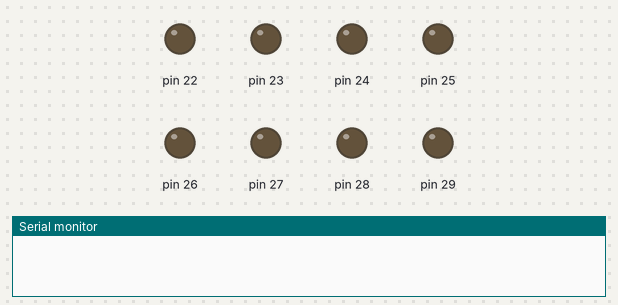
This sketch was run on a simulated Arduino Mega 2560, built with avr-gcc and run on an emulated ATmega2560. Parts: output pins drawn as LEDs (lit = HIGH), the last lines printed to the serial monitor. Random numbers use the default seed unless the sketch sets one.

Above: at 0.1 s.
At 3.1 s:
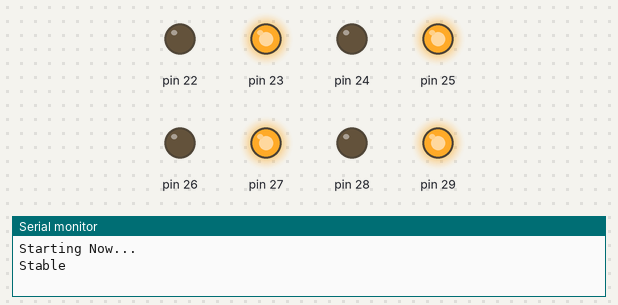
At 4.6 s:
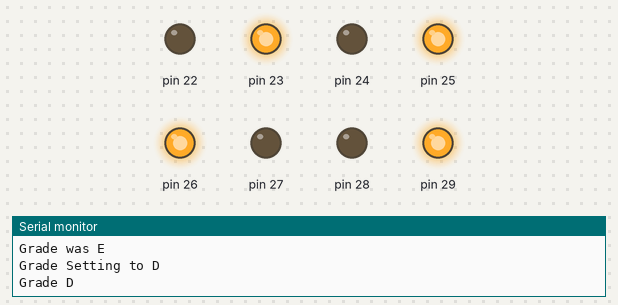
At 19.6 s:
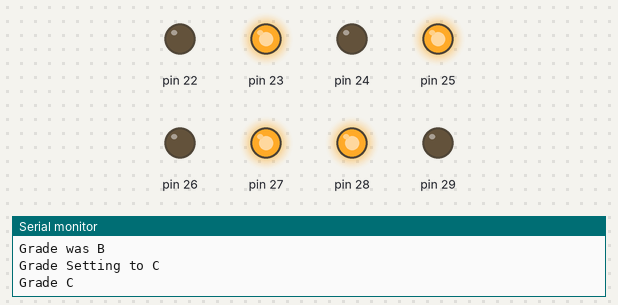
At 25.6 s:
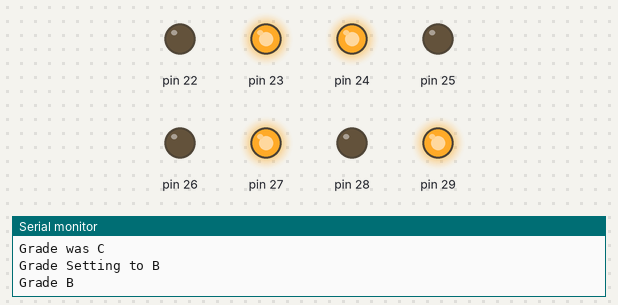
At 37.6 s:
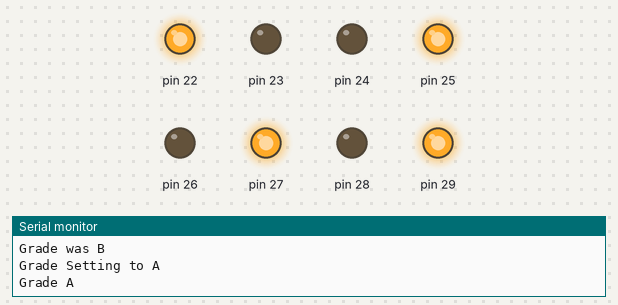
Timing chart, 0 to 40.0 s (numbered marks = the images above):
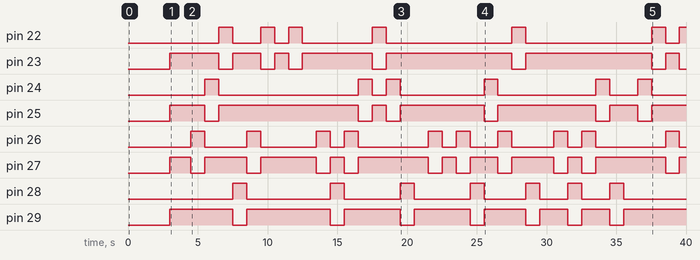

Measured:
- by itself, pin 22: LOW → HIGH at 6.5 s, → LOW 1.0 s later, → HIGH 2.0 s later, → LOW 1.0 s later, … (13 changes in this stretch)
- by itself, pin 23: HIGH → LOW at 6.5 s, → HIGH 1.0 s later, → LOW 2.0 s later, → HIGH 1.0 s later, … (13 changes in this stretch)
- by itself, pin 24: LOW → HIGH at 5.5 s, → LOW 1.0 s later, → HIGH 10.0 s later, → LOW 1.0 s later, … (12 changes in this stretch)
- by itself, pin 25: HIGH → LOW at 5.5 s, → HIGH 1.0 s later, → LOW 10.0 s later, → HIGH 1.0 s later, … (12 changes in this stretch)
- by itself, pin 26: LOW → HIGH at 4.5 s, → LOW 1.0 s later, → HIGH 3.0 s later, → LOW 1.0 s later, … (20 changes in this stretch)
- by itself, pin 27: HIGH → LOW at 4.5 s, → HIGH 1.0 s later, → LOW 3.0 s later, → HIGH 1.0 s later, … (20 changes in this stretch)
- by itself, pin 28: LOW → HIGH at 7.5 s, → LOW 1.0 s later, → HIGH 6.0 s later, → LOW 1.0 s later, … (14 changes in this stretch)
- by itself, pin 29: HIGH → LOW at 7.5 s, → HIGH 1.0 s later, → LOW 6.0 s later, → HIGH 1.0 s later, … (14 changes in this stretch)

The sketch:

randomGradeTest.ino
```cpp
int gradeGot[] = {
  'A', 'B', 'C', 'D', 'E'
};

char currGrade;
char nextGrade;
int iteration=0;

void setGrade(char s)
{
    switch(s)
    {
        case 'A':   //North
            Serial.println("Grade A");
            digitalWrite(22,HIGH);
            digitalWrite(23,LOW);
            digitalWrite(24,LOW);
            digitalWrite(25,HIGH);
            digitalWrite(26,LOW);
            digitalWrite(27,HIGH);
            digitalWrite(28,LOW);
            digitalWrite(29,HIGH);

            //digitalWrite(22,HIGH);digitalWrite(23,HIGH);digitalWrite(24,HIGH);digitalWrite(25,HIGH);digitalWrite(26,HIGH);digitalWrite(27,HIGH);digitalWrite(28,HIGH);digitalWrite(29,HIGH);
            break;
        case 'B':   //South
            Serial.println("Grade B");
            digitalWrite(22,LOW);
            digitalWrite(23,HIGH);
            digitalWrite(24,HIGH);
            digitalWrite(25,LOW);
            digitalWrite(26,LOW);
            digitalWrite(27,HIGH);
            digitalWrite(28,LOW);
            digitalWrite(29,HIGH);
            break;
        case 'C':   //East
            Serial.println("Grade C");
            digitalWrite(22,LOW);
            digitalWrite(23,HIGH);
            digitalWrite(24,LOW);
            digitalWrite(25,HIGH);
            digitalWrite(26,LOW);
            digitalWrite(27,HIGH);
            digitalWrite(28,HIGH);
            digitalWrite(29,LOW);
            break;
        case 'D':   //West
            Serial.println("Grade D");
            digitalWrite(22,LOW);
            digitalWrite(23,HIGH);
            digitalWrite(24,LOW);
            digitalWrite(25,HIGH);
            digitalWrite(26,HIGH);
            digitalWrite(27,LOW);
            digitalWrite(28,LOW);
            digitalWrite(29,HIGH);
            break;
        default:   //stable
            Serial.println("Stable");
            digitalWrite(22,LOW);
            digitalWrite(23,HIGH);
            digitalWrite(24,LOW);
            digitalWrite(25,HIGH);
            digitalWrite(26,LOW);
            digitalWrite(27,HIGH);
            digitalWrite(28,LOW);
            digitalWrite(29,HIGH);
    }
}

void setup() {
    Serial.begin(115200);
    delay(3000);
    Serial.println("Starting Now...");
    pinMode(22,OUTPUT);
    pinMode(23,OUTPUT);
    pinMode(24,OUTPUT);
    pinMode(25,OUTPUT);
    pinMode(26,OUTPUT);
    pinMode(27,OUTPUT);
    pinMode(28,OUTPUT);
    pinMode(29,OUTPUT);
    currGrade = 'E';
    setGrade(currGrade);
    delay(1000);
    randomSeed(analogRead(A0));
}

void loop() {
    Serial.println();
    Serial.print("Iteration Number ");
    Serial.println(++iteration);
    Serial.print("Grade was ");
    Serial.println(currGrade);
    nextGrade = gradeGot[random(5)];
    while(nextGrade == currGrade)nextGrade = gradeGot[random(5)];
    Serial.print("Grade Setting to ");
    Serial.println(nextGrade);
    delay(500);
    setGrade(nextGrade);
    currGrade = nextGrade;
    delay(500);
}
```
